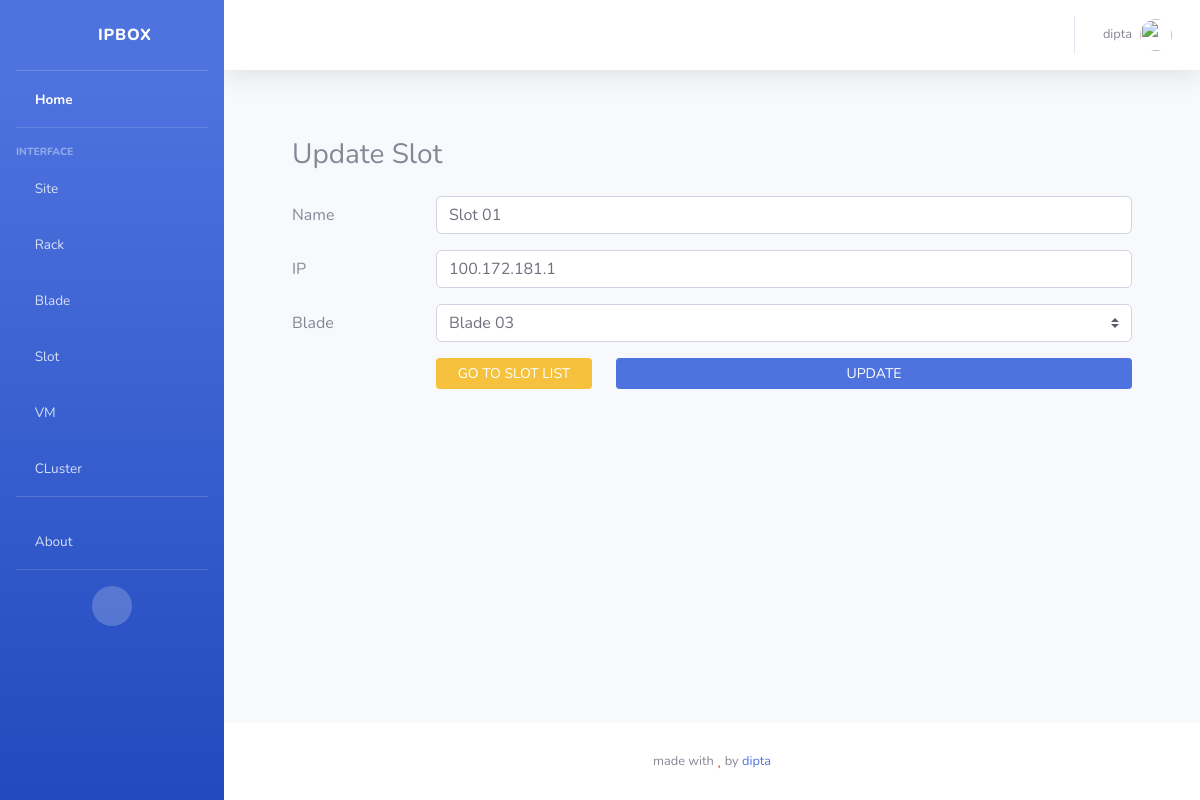
The page /slots/update/1 (signed in) on the database its author committed.
### slotapp/models.py (models this page shows, shortened)
class Slot(models.Model):
  name    = models.CharField(max_length=128)
  ip      = models.GenericIPAddressField()
  blade   = models.ForeignKey(Blade, related_name="slots", on_delete=models.CASCADE)
  class Meta:
    verbose_name_plural = "Slots"

### bladeapp/models.py (models this page shows, shortened)
class Blade(models.Model):
  name    = models.CharField(max_length=128)
  ip      = models.GenericIPAddressField()
  rack    = models.ForeignKey(Rack, related_name="blades", on_delete=models.CASCADE)
  class Meta:
    verbose_name_plural = "Blades"

### slotapp/views.py (the view, shortened to what this page needs)
# urls.py: path('update/<id>', views.slotUpdate, name='slot_update'),
@login_required(login_url='accountsapp:login')
def slotUpdate(request, id):
  if not adminUser(request.user):
    return HttpResponseRedirect(reverse('homepage'))
  slot = Slot.objects.get(pk=id)
  context = {
    'slot': slot,
    'blades': Blade.objects.all()
  }
  return render(request, 'slotapp/slot_update.html', context=context)

### accounts/views/management.py (called while the page is built)
def generalUser(user):
    res = False
    try:
        if user is None:
            raise ValueError('User Not Found!')
        if not user.is_active:
            raise ValueError('User Not Active!')
        if user.is_authenticated:
            res = True
    except Exception as err:
        pass
    return res

def adminUser(user):
    res = False
    try:
        if generalUser(user):
            if user.is_superuser or user.is_staff:
                res = True
    except Exception as err:
        pass
    return res

### slotapp/templates/slotapp/slot_update.html (shortened to what this page needs)
{% extends 'sbadmin/base.html' %} {% load static %} {% block content %}
<div class="card-body">
  <div class="container my-4">
    <h3 class="my-4">Update Slot</h3>
    <form method="POST" action="{% url 'slotapp:slot_update' slot.id %}">
      <div class="form-group row">
        <label for="slotname" class="col-sm-2 col-form-label">Name</label>
        <div class="col">
          <input
            type="text"
            class="form-control"
            value="{{ slot.name }}"
            id="slotname"
            name="slotname"
            required
          />
        </div>
      </div>
      <div class="form-group row">
        <label for="slotip" class="col-sm-2 col-form-label">IP</label>
        <div class="col">
          <input
            type="text"
            class="form-control"
            value="{{ slot.ip }}"
            id="slotip"
            name="slotip"
            required
          />
        </div>
      </div>
      <div class="form-group row">
        <label for="blade" class="col-sm-2 col-form-label">Blade</label>
        <div class="col">
          <select class="custom-select" id="blade" name="blade" required>
            {% for blade in blades %}
              <option value="{{ blade.id }}" {% if slot.blade.id == blade.id %} selected {% endif %}>{{ blade.name }}</option>
            {% endfor %}
          </select>
        </div>
      </div>
      <div class="form-group row">
        <div class="col-sm-2"></div>
        <div class="col">
          <div class="row">
            <div class="col-3">
              <a href="{% url 'slotapp:slots' %}" class="btn btn-warning btn-sm btn-block">
                GO TO SLOT LIST
              </a>
            </div>
            <div class="col">
              <button type="submit" class="btn btn-primary btn-sm btn-block">
                UPDATE
              </button>
            </div>
          </div>
        </div>
      </div>
    </form>
  </div>
</div>
{% endblock content %}

### templates/sbadmin/components/navbar.html (shortened to what this page needs)
{% load static %}
<nav class="navbar navbar-expand navbar-light bg-white topbar mb-4 static-top shadow">
  <ul class="navbar-nav ml-auto">
    {% if user.is_authenticated %}
    <li class="nav-item dropdown no-arrow">
      <a
        class="nav-link dropdown-toggle"
        href="#"
        id="userDropdown"
        role="button"
        data-toggle="dropdown"
        aria-haspopup="true"
        aria-expanded="false"
      >
        <span class="mr-2 d-none d-lg-inline text-gray-600 small">
          {{user.username}}
        </span>
        <img
          class="img-profile rounded-circle"
          src="{% static 'themes/sbadmin/img/undraw_profile.svg' %}"
        />
      </a>
    </li>
    {% endif %}
  </ul>
</nav>

### rows shown on the page
Slot: slotname "Slot 01", slotip "100.172.181.1", blade "Blade 03"

### other values the page prints
{{ user.username }} "dipta"
